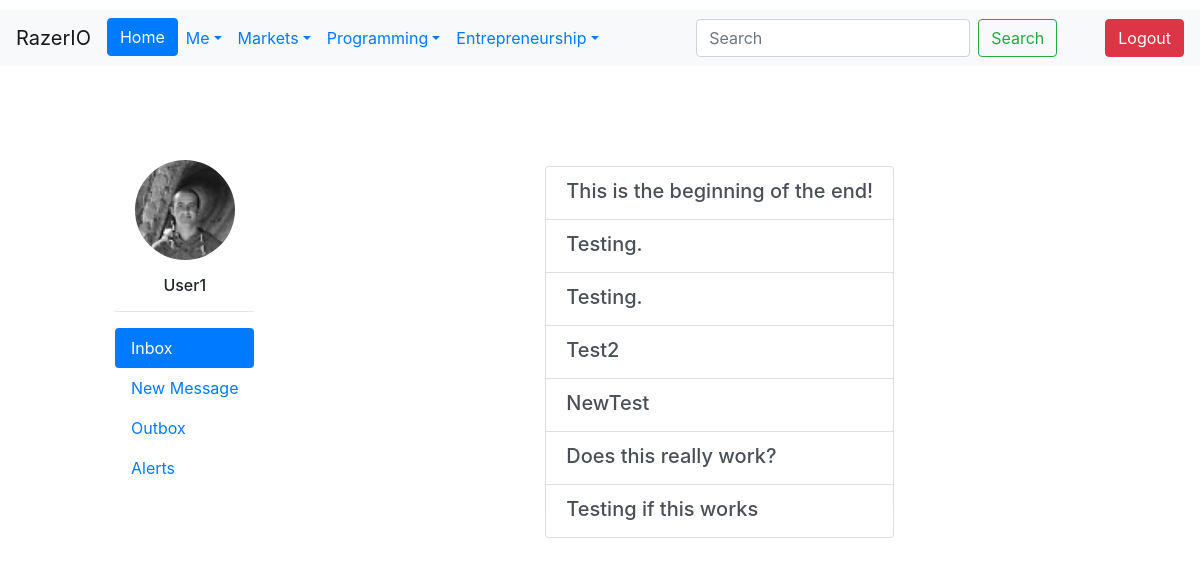
The page /inbox/ (signed in) on the database its author committed.
### Users/models.py (models this page shows)
class CustomUser(AbstractUser):
    Bio = models.CharField(max_length=240, default='')
    Salary = models.IntegerField(default=0)
    Company = models.ForeignKey('Company.Company', on_delete=models.CASCADE,
                                   null=True, blank=True)
    Country = models.ForeignKey(Country, on_delete=models.CASCADE, null=True)
    Region = models.ForeignKey(Region, on_delete=models.CASCADE, null=True)
    ProfilePic = models.ImageField(upload_to=upload_to, null=True, blank=True)
    Skill = models.ManyToManyField(Skill, through="User_Skill")
    def __str__(self):
        return self.username

### MessagingAlerts/models.py (models this page shows, shortened)
class Conversation(models.Model):
    participants = models.ManyToManyField(User, through='Participant', related_name='conversations')
    created_at = models.DateTimeField(auto_now_add=True)
    subject = models.TextField(max_length=256, blank=True, null=True)

### MessagingAlerts/views.py (the view)
# urls.py: path('inbox/', inbox, name='inbox'),
def inbox(request, user_id=None):
    user = request.user
    unread_alerts = Alert.objects.filter(recipient=request.user, read=False)
    participant_conversation_ids = Participant.objects.filter(user=request.user).values_list('conversation', flat=True)
    conversations = Conversation.objects.filter(id__in=participant_conversation_ids)
    outmessages = Message.objects.filter(sender=user).select_related('conversation')
    recipient = None
    if user_id:
        recipient = get_object_or_404(User, id=user_id)
    if request.method == 'POST':
        form = StartNewConversationForm(request.POST, user=user)
        if form.is_valid():
            form.save(sender=user)
            messages.success(request, 'Conversation started successfully.')
            return redirect('inbox')
    else:
        form = StartNewConversationForm(user=user, recipient=recipient)
    context = {
        'conversations':conversations,
        'participantids':participant_conversation_ids,
        'form':form,
        'alerts':unread_alerts,
        'outmessages':outmessages,
        }
    return render(request, 'inbox.html', context=context)

### MessagingAlerts/forms.py (shortened to what this page needs)
class StartNewConversationForm(forms.ModelForm):
    subject = forms.CharField(max_length=256, required=False)
    message = forms.CharField(max_length=10000)
    participants = forms.ModelMultipleChoiceField(queryset=User.objects.none())
    class Meta:
        model = Conversation
        fields = ['participants', 'subject']
    def __init__(self, *args, **kwargs):
        user = kwargs.pop('user')
        recipient = kwargs.pop('recipient', None)
        super().__init__(*args, **kwargs)
        self.fields['participants'].queryset = User.objects.filter(
            Q(followers__User=user) & Q(following__Following_User_ID=user)
        ).exclude(id=user.id)
        if recipient:
            self.fields['participants'].initial = [recipient]

### templates/inbox.html (shortened to what this page needs)
{% extends 'base.html' %}
{% load static %}
{% block content %}
<div class="d-flex align-items-center container-fluid">
  <div class="nav flex-column nav-pills me-3 custom1" id="v-pills-tab" role="tablist" aria-orientation="vertical">
    <div class="pt-3">
    {% if request.user.ProfilePic %}
      <img src="{{ request.user.ProfilePic.url }}" alt="Profile Image" class="rounded-circle mx-auto d-block img-fluid" width="100">
    {% else %}
      <img src="{% static 'img/pfp.jpg' %}" alt="Profile Image" class="rounded-circle mx-auto d-block img-fluid" width="100">
    {% endif %}
        <h6 class="text-center mt-3">{{ request.user.username }}</h6>
      <hr>
      </div>
    <a class="nav-link active" id="v-pills-home-tab" data-toggle="pill" href="#v-pills-home" role="tab" aria-controls="v-pills-home" aria-selected="true">Inbox</a>
    <a class="nav-link" id="v-pills-profile-tab" data-toggle="pill" href="#v-pills-profile" role="tab" aria-controls="v-pills-profile" aria-selected="false">New Message</a>
    <a class="nav-link" id="v-pills-messages-tab" data-toggle="pill" href="#v-pills-messages" role="tab" aria-controls="v-pills-messages" aria-selected="false">Outbox</a>
    <a class="nav-link" id="v-pills-settings-tab" data-toggle="pill" href="#v-pills-settings" role="tab" aria-controls="v-pills-settings" aria-selected="false">Alerts</a>
  </div>
  <div class="tab-content mx-auto" id="v-pills-tabContent">
    <div class="tab-pane fade show active" id="v-pills-home" role="tabpanel" aria-labelledby="v-pills-home-tab">
      <div class="list-group">
          {% for conversation in conversations %}
          <a href="{% url 'conversation' id=conversation.id %}" class="list-group-item list-group-item-action{% if conversation.is_read %} read{% endif %}">
            <div class="d-flex w-100 justify-content-between">
              <h5 class="mb-1">{{ conversation.subject }}</h5>
            </div>
          </a>
          {% empty %}
          <p>No messages yet.</p>
          {% endfor %}
        </div>
    </div>
    </div>
  </div>
{% endblock %}

### templates/inbox.html (style rules this page uses)
.custom1 { padding-left: 100px; }
.tab-content { height: 500px; }
.tab-pane { padding-top: 100px; }

### rows shown on the page
CustomUser: user.username "User1"
Conversation: subject "This is the beginning of the end!"
Conversation: subject "Testing."
Conversation: subject "Testing."
Conversation: subject "Test2"
Conversation: subject "NewTest"
Conversation: subject "Does this really work?"
Conversation: subject "Testing if this works"
